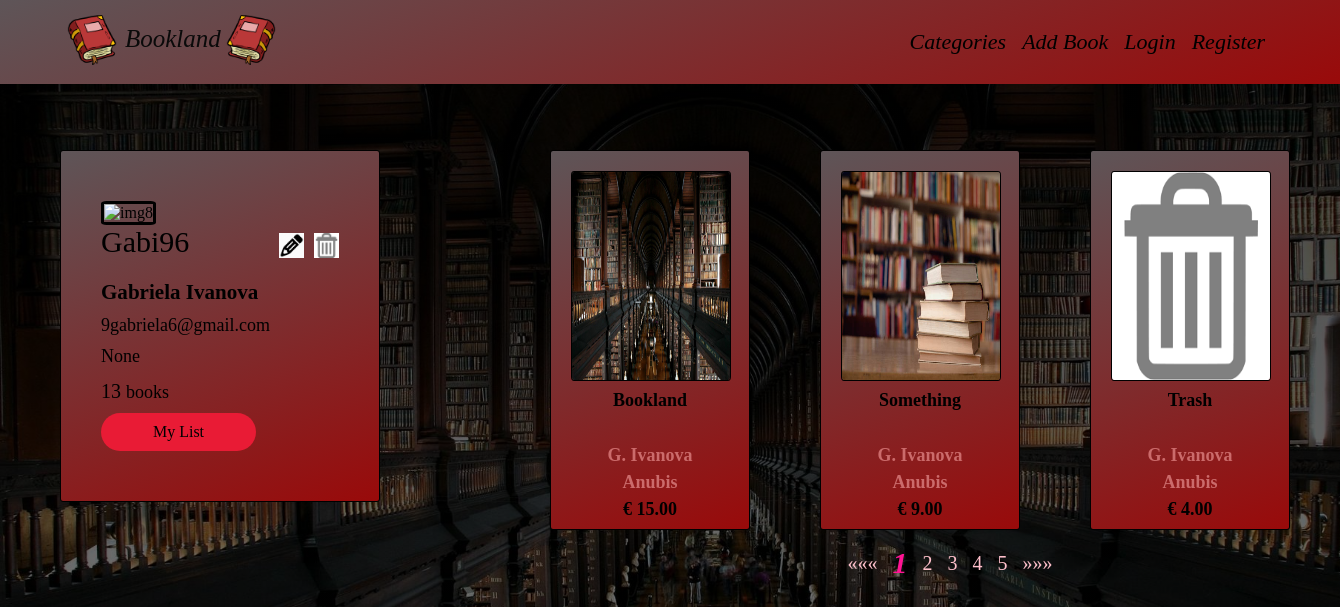
Page /accounts/profile/2/ (signed in) on the committed database.
### Bookland/accounts/models.py (models this page shows)
class BooklandUser(AbstractUser):
    FIRST_NAME_MIN_LENGTH = 2
    FIRST_NAME_MAX_LENGTH = 15
    LAST_NAME_MIN_LENGTH = 2
    LAST_NAME_MAX_LENGTH = 15
    MAX_LEN_GENDER = 6
    first_name = models.CharField(
        max_length=FIRST_NAME_MAX_LENGTH,
        validators=(
            validators.MinLengthValidator(FIRST_NAME_MIN_LENGTH),
            validate_only_alphabetical, upper_first_letter,
        ),
        null=True,
        blank=True,
    )
    last_name = models.CharField(
        max_length=LAST_NAME_MAX_LENGTH,
        validators=(
            validators.MinLengthValidator(LAST_NAME_MIN_LENGTH),
            validate_only_alphabetical, upper_first_letter,
        ),
        null=True,
        blank=True,
    )
    email = models.EmailField(
        unique=True,
    )
    gender = models.CharField(
        max_length=MAX_LEN_GENDER,
        null=True,
        blank=True,
    )
    profile_picture = models.ImageField(
        upload_to='mediafiles/profile_photos/',
        null=False,
        blank=False,
    )
    @property
    def full_name(self):
        if self.first_name or self.last_name:
            return f'{self.first_name} {self.last_name}'
        return None

### Bookland/books/models.py (models this page shows)
class Book(models.Model):
    MIN_PRICE = 1
    CONDITION = (
        ('', '-------'),
        ('Perfect', 'Perfect'),
        ('Good', 'Good'),
        ('Not very good', 'Not very good'),
    )
    book_photo = models.ImageField(
        upload_to='mediafiles/book_photos/',
        null=False,
        blank=False,
    )
    title = models.CharField(
        max_length=100,
        null=False,
        blank=False,
    )
    author = models.CharField(
        max_length=100,
        null=False,
        blank=False,
    )
    publisher = models.CharField(
        max_length=100,
        null=True,
        blank=True,
    )
    description = models.TextField(
        null=False,
        blank=False,
    )
    category = models.CharField(
        max_length=100,
        default='uncategorized',
    )
    condition = models.CharField(
        max_length=13,
        choices=CONDITION,
        default='',
        blank=True,
    )
    price = models.FloatField(
        null=False,
        blank=False,
        validators=(
            validators.MinValueValidator(MIN_PRICE),
        ),
    )
    user = models.ForeignKey(
        UserModel,
        on_delete=models.DO_NOTHING,
    )
    upload_date = models.DateTimeField(
        default=timezone.now,
    )

### Bookland/accounts/views.py (the view)
# urls.py: path('', ProfileDetailsView.as_view(), name='details user'),
class ProfileDetailsView(generic.DetailView):
    template_name = 'accounts/profile-details-page.html'
    model = UserModel
    profile_image = static('images/profile_image.jpg')
    def get_profile_image(self):
        if self.object.profile_picture is not None:
            return self.object.profile_picture
        return self.profile_image
    def get_context_data(self, **kwargs):
        context = super().get_context_data(**kwargs)
        requests = Purchase.objects.filter(seller=self.request.user)
        number_of_items_per_page = 3
        user_books = Book.objects.filter(user=self.request.user).order_by('-id')
        book_paginator = Paginator(user_books, number_of_items_per_page)
        page_number = self.request.GET.get('page')
        books = book_paginator.get_page(page_number)
        page_range = book_paginator.page_range
        context['page_range'] = page_range
        context['profile_image'] = self.get_profile_image()
        context['books'] = books
        context['books_count'] = self.request.user.book_set.count()
        context['request'] = requests
        return context

### Bookland/common/context_processors.py (called while the page is built)
def dropdown_categories(request):
    cat_menu = [
        'Romance', 'Fantasy', 'Criminal',
        'Historical novel', 'Thriller', 'Science fiction',
        'Poetry', 'Health',
        'Psychology', 'Esoteric', 'Home, Family, Hobby',
        'Children\'s literature', 'Other',
    ]
    return {'cat_menu': cat_menu}

### templates/accounts/profile-details-page.html
{% extends 'base/base.html' %}
{% load static %}
{% block content %}
    <div class="container-profile-books">
        <div class="profile">
            <div class="profile-data">
                <div class="profile_img">
                    <div class="image">
                        <img src="{{ profile_image }}" alt="img8">
                    </div>
                </div>
                <div class="personal">
                    <div class="edit">
                        <p>{{ object.username }}</p>
                        <a href="{% url 'edit user' pk=object.pk %}">
                            <img class="edit-img" src="{% static 'images/pen-edit-icon.png' %}" alt="edit button">
                        </a>
                        <a href="{% url 'delete user' pk=object.pk %}">
                            <img class="bin-img" src="{% static 'images/delete-icon.png' %}" alt="bin button">
                        </a>
                    </div>
                    <h3 class="names">
                        {% if object.full_name is not None %}
                            {{ object.full_name }}
                        {% endif %}
                    </h3>
                    <p class="data">{{ object.email }}</p>
                    <p class="data">{{ object.gender }}</p>
                    <div class="data">
                        <span>{{ books_count }}</span>
                        <p>books</p>
                    </div>
                    <a href="{% url 'my list details' %}" class="buy-btn"
                               style="background-color: #e91b35; border-radius: 20px; width: 155px"> My List</a>
                </div>
            </div>
        </div>
        <div class="profile_books_container">
            <div class="books-container">
                {% for book in books %}
                    <div class="book-card-profile">
                        <div class="book_img">
                            <a href="{% url 'book details' book_pk=book.pk %}">
                                <img src="{{ book.book_photo.url }}"
                                     alt="{{ book.title }}"></a>
                        </div>
                        <div class="card-text">
                            <div>
                                <a href="{% url 'book details' book_pk=book.pk %}"
                                   style="height: 50px;">{{ book.title|truncatechars:40 }}</a>
                            </div>
                            <div>
                                <a href="{% url 'author books' author_name=book.author %}"
                                   style="color: #cb6b6b">{{ book.author|truncatechars:20 }}</a>
                            </div>
                            <div>
                                <h1>{{ book.publisher|truncatechars:20 }}</h1>
                            </div>
                            <div>
                                <h2>€ {{ book.price|floatformat:'2g' }}</h2>
                            </div>
                        </div>
                    </div>
                {% endfor %}
            </div>
            {% include 'common/pagination.html' %}
        </div>
    </div>
{% endblock %}

### static/css/home.css (style rules this page uses)
* { margin: 0; padding: 0; box-sizing: border-box; }
body { margin: 0; padding: 0; background: linear-gradient(rgba(0, 0, 0, 0.76), rgba(0, 0, 0, 0.5)), url('/static/images/2964941.jpg'); background-size: cover; background-repeat: no-repeat; background-attachment: fixed; font-family: cursive; min-height: 100vh; justify-content: center; }
.personal { font-family: "Times New Roman", cursive; font-size: 18px; }
a { text-decoration: none; }

### static/css/profile.css (style rules this page uses)
.profile { margin: 120px; width: 320px; height: 460px; justify-content: center; margin-top: 150px; }
.container-profile-books { display: flex; }
.profile_books_container { display: flex; flex-direction: column; align-items: center; margin-top: 150px; position: relative; height: 430px; }
.profile-data { gap: 130px; justify-content: center; display: block; background-image: linear-gradient(160deg, #5E5558 0%, #990a0a 100%); border: 1px solid black; padding: 40px; margin-bottom: 15px; border-radius: 3px; }
.profile_img img { width: 175px; height: 175px; margin-top: 10px; border-radius: 10%; border: 3px solid black; object-fit: cover; }
.profile a { color: black; }
.personal .edit { display: flex; gap: 20px; font-weight: lighter; font-size: 30px; margin-bottom: 15px; position: relative; }
.personal .edit p { width: 300px; }
.personal .edit-img { width: 25px; margin-top: 8px; }
.personal .bin-img { width: 25px; margin-left: -10px; margin-top: 8px; }
.personal .data { display: flex; margin-bottom: 10px; align-items: baseline; }
.personal .data span { margin-right: 5px; font-size: 20px; }
.personal .data p { margin-right: 15px; margin-top: 5px; }
.names { margin-bottom: 10px; }
.books-container { display: flex; flex-wrap: wrap; width: 900px; margin-bottom: 20px; }
.book-card-profile { min-width: 200px; background-image: linear-gradient(160deg, #5E5558 0%, #990a0a 100%); backdrop-filter: blur(10px); -webkit-backdrop-filter: blur(10px); border-radius: 3px; border: 1px solid black; padding: 50px; margin-left: 50px; background-position: right 35% bottom 45%; box-sizing: border-box; width: 165px; height: 380px; margin-right: 20px; float: left; margin-bottom: 20px; }

### static/css/bookFunctions.css (style rules this page uses)
.buy-btn { background-color: rgb(158, 117, 117); border: none; color: white; padding: 10px 20px; text-align: center; text-decoration: none; display: inline-block; font-size: 16px; border-radius: 4px; margin-bottom: 10px; }

### static/css/book.css (style rules this page uses)
.book_img img { width: 160px; height: 210px; display: inline-block; border-radius: 2%; border: 1px solid black; overflow: hidden; position: relative; text-align: center; margin-left: -30px; margin-top: -30px; }
.card-text { display: flex; flex-direction: column; padding: 10px; margin-top: -5px; align-items: center; }
.card-text a { display: flex; flex-direction: column; align-items: center; }
.card-text h2, .card-text a, .card-text h1 { height: 22px; width: 200px; overflow: hidden; text-overflow: ellipsis; text-align: center; font-size: 18px; font-weight: bold; margin-left: -50px; margin-right: -50px; margin-bottom: 5px; font-family: "Times New Roman", cursive; }
.card-text a, .card-text h2 { color: black; }
.card-text h1 { color: #cb6b6b; }

### rows in the picture
BooklandUser: username "Gabi96", full_name "Gabriela Ivanova", email "9gabriela6@gmail.com", gender "None"
Book: book_photo (picture), title "Bookland", author "G. Ivanova", publisher "Anubis", price "15.00"
Book: book_photo (picture), title "Something", author "G. Ivanova", publisher "Anubis", price "9.00"
Book: book_photo (picture), title "Trash", author "G. Ivanova", publisher "Anubis", price "4.00"

### other values in the picture
{{ books_count }} "13"
{{ num }} "1"
{{ num }} "2" "3" "4" "5"
